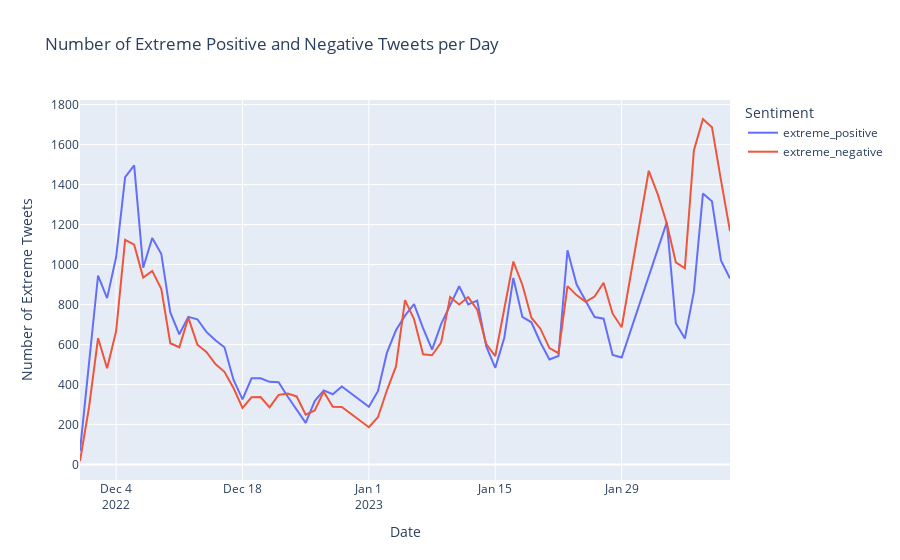

The notebook cell saved with this chart:
### Code cell
# Count the number of extreme positive and negative tweets per day
extreme_positive_counts = most_extreme_positive['date_only'].value_counts().sort_index()
extreme_negative_counts = most_extreme_negative['date_only'].value_counts().sort_index()

# Create a DataFrame to hold the counts
extreme_counts = pd.DataFrame({
    'date_only': extreme_positive_counts.index.union(extreme_negative_counts.index),
    'extreme_positive': extreme_positive_counts,
    'extreme_negative': extreme_negative_counts
}).fillna(0)

# Plot the counts
fig = px.line(extreme_counts, x='date_only', y=['extreme_positive', 'extreme_negative'],
              labels={'date_only': 'Date', 'value': 'Number of Extreme Tweets', 'variable': 'Sentiment'},
              title='Number of Extreme Positive and Negative Tweets per Day')

fig.show()

### Figure 1 — Plotly figure (JSON) as saved in the notebook; plotly's stock layout.template omitted (floating-point values rounded to 4 significant figures)
{"data": [{"hovertemplate": "Sentiment=extreme_positive<br>Date=%{x}<br>Number of Extreme Tweets=%{y}<extra></extra>", "legendgroup": "extreme_positive", "line": {"color": "#636efa", "dash": "solid"}, "marker": {"symbol": "circle"}, "mode": "lines", "name": "extreme_positive", "orientation": "v", "showlegend": true, "type": "scatter", "x": ["2022-11-30", "2022-12-01", "2022-12-02", "2022-12-03", "2022-12-04", "2022-12-05", "2022-12-06", "2022-12-07", "2022-12-08", "2022-12-09", "2022-12-10", "2022-12-11", "2022-12-12", "2022-12-13", "2022-12-14", "2022-12-15", "2022-12-16", "2022-12-17", "2022-12-18", "2022-12-19", "2022-12-20", "2022-12-21", "2022-12-22", "2022-12-23", "2022-12-24", "2022-12-25", "2022-12-26", "2022-12-27", "2022-12-28", "2022-12-29", "2023-01-01", "2023-01-02", "2023-01-03", "2023-01-04", "2023-01-05", "2023-01-06", "2023-01-07", "2023-01-08", "2023-01-09", "2023-01-10", "2023-01-11", "2023-01-12", "2023-01-13", "2023-01-14", "2023-01-15", "2023-01-16", "2023-01-17", "2023-01-18", "2023-01-19", "2023-01-20", "2023-01-21", "2023-01-22", "2023-01-23", "2023-01-24", "2023-01-25", "2023-01-26", "2023-01-27", "2023-01-28", "2023-01-29", "2023-02-01", "2023-02-02", "2023-02-03", "2023-02-04", "2023-02-05", "2023-02-06", "2023-02-07", "2023-02-08", "2023-02-09", "2023-02-10"], "xaxis": "x", "y": [68, 521, 945, 832, 1036, 1437, 1496, 984, 1133, 1054, 760, 651, 738, 726, 663, 621, 586, 424, 325, 431, 431, 413, 411, 340, 275, 208, 317, 370, 351, 390, 288, 366, 559, 671, 744, 802, 682, 574, 702, 797, 891, 800, 819, 590, 483, 634, 933, 738, 711, 610, 525, 542, 1071, 901, 815, 737, 729, 547, 535, 938, 1068, 1212, 706, 630, 864, 1355, 1316, 1021, 930], "yaxis": "y"}, {"hovertemplate": "Sentiment=extreme_negative<br>Date=%{x}<br>Number of Extreme Tweets=%{y}<extra></extra>", "legendgroup": "extreme_negative", "line": {"color": "#EF553B", "dash": "solid"}, "marker": {"symbol": "circle"}, "mode": "lines", "name": "extreme_negative", "orientation": "v", "showlegend": true, "type": "scatter", "x": ["2022-11-30", "2022-12-01", "2022-12-02", "2022-12-03", "2022-12-04", "2022-12-05", "2022-12-06", "2022-12-07", "2022-12-08", "2022-12-09", "2022-12-10", "2022-12-11", "2022-12-12", "2022-12-13", "2022-12-14", "2022-12-15", "2022-12-16", "2022-12-17", "2022-12-18", "2022-12-19", "2022-12-20", "2022-12-21", "2022-12-22", "2022-12-23", "2022-12-24", "2022-12-25", "2022-12-26", "2022-12-27", "2022-12-28", "2022-12-29", "2023-01-01", "2023-01-02", "2023-01-03", "2023-01-04", "2023-01-05", "2023-01-06", "2023-01-07", "2023-01-08", "2023-01-09", "2023-01-10", "2023-01-11", "2023-01-12", "2023-01-13", "2023-01-14", "2023-01-15", "2023-01-16", "2023-01-17", "2023-01-18", "2023-01-19", "2023-01-20", "2023-01-21", "2023-01-22", "2023-01-23", "2023-01-24", "2023-01-25", "2023-01-26", "2023-01-27", "2023-01-28", "2023-01-29", "2023-02-01", "2023-02-02", "2023-02-03", "2023-02-04", "2023-02-05", "2023-02-06", "2023-02-07", "2023-02-08", "2023-02-09", "2023-02-10"], "xaxis": "x", "y": [17, 286, 632, 481, 666, 1123, 1099, 935, 968, 879, 606, 586, 734, 599, 563, 502, 463, 382, 283, 336, 337, 285, 348, 354, 340, 249, 270, 364, 288, 287, 186, 236, 371, 490, 822, 727, 551, 546, 610, 837, 800, 837, 774, 602, 542, 781, 1015, 899, 734, 679, 582, 557, 892, 847, 813, 840, 909, 754, 686, 1469, 1351, 1205, 1011, 981, 1571, 1728, 1687, 1422, 1167], "yaxis": "y"}], "layout": {"legend": {"title": {"text": "Sentiment"}, "tracegroupgap": 0}, "title": {"text": "Number of Extreme Positive and Negative Tweets per Day"}, "xaxis": {"anchor": "y", "domain": [0, 1], "title": {"text": "Date"}}, "yaxis": {"anchor": "x", "domain": [0, 1], "title": {"text": "Number of Extreme Tweets"}}}}
